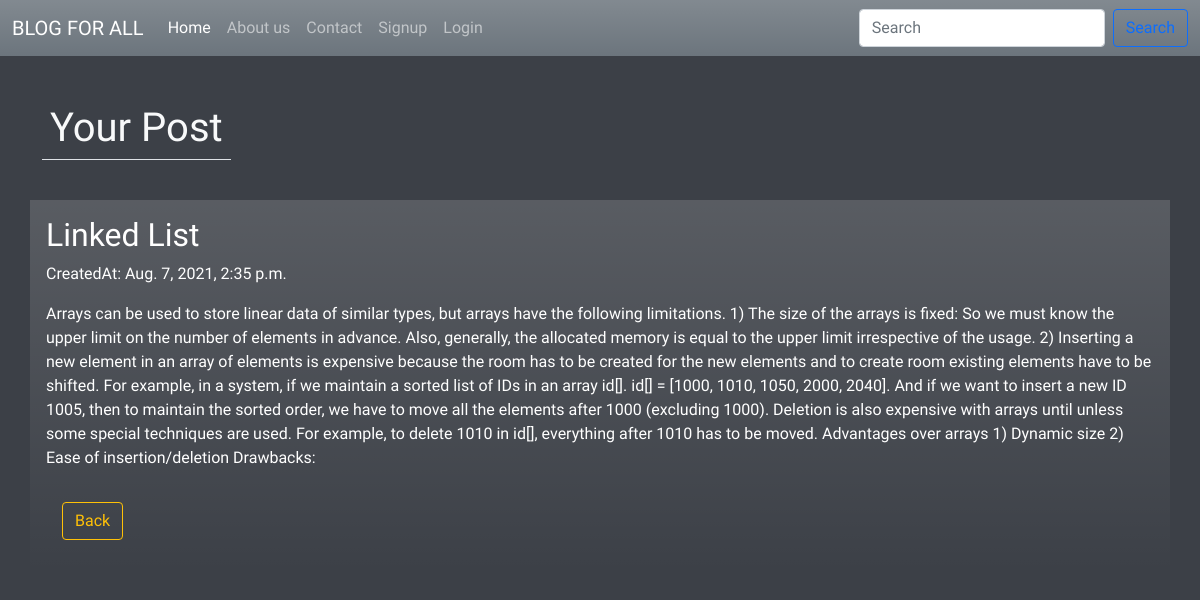
The app's page /show/3 with its own data.
### post/models.py (models this page shows)
class User_post(models.Model):
    title       = models.CharField(max_length=100)
    discription = models.CharField(max_length=100000)
    date        = models.DateTimeField(default=datetime.now())

### post/views.py (the view)
# urls.py: path('show/<int:id>',views.show,name='show'),
def show(request,id):
    obj=User_post.objects.get(id=id)
    return render(request,'post/show.html',{'object':obj})

### post/templates/post/show.html (shortened to what this page needs)
{% extends 'base.html' %}
{% block content %}
<div class="container text-light my-5">
    <h1 class="border-bottom p-2 d-inline">Your Post</h1>
</div>
 <div class="container my-5  p-3 bg-gradient text-white" style="background-color: black(122, 58, 58);">
     <div class="row">
         <div class="col">
             <h2>{{object.title}}</h2>
             <p>CreatedAt: {{object.date}}</p>
             <p>{{object.discription}}</p>
             <a href="{% url 'home' %}" class="btn btn-outline-warning m-3">Back</a>
         </div>
     </div>
 </div>
{% endblock content %}

### records on screen
User_post: title "Linked List", date "Aug. 7, 2021, 2:35 p.m.", discription "Arrays can be used to store linear data of similar types, but arrays have the following limitations. 1) The size of the arrays is fixed: So we must know the upper limit on the number of elements in advance. Also, generally, the allocated memory is equal to the upper limit irrespective of the usage. 2) Inserting a new element in an array of elements is expensive because the room has to be created for the new elements and to create room existing elements have to be shifted. For example, in a system, if we maintain a sorted list of IDs in an array id[]. id[] = [1000, 1010, 1050, 2000, 2040]. And if we want to insert a new ID 1005, then to maintain the sorted order, we have to move all the…"
